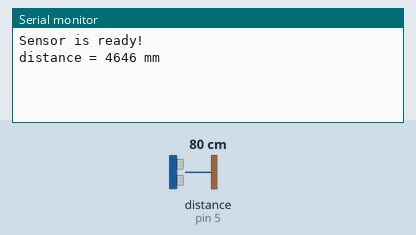
Recording of a sketch running on a simulated Arduino Uno, built with avr-gcc and run on an emulated ATmega328P. Shown: the last lines printed to the serial monitor. Wiring (inferred from the names in the program): ultrasonic range finder: trigger pin 6; echo pin 5. Inputs (shaded band) come from the test bench; at power-on: distance to the obstacle (sensor on pin 5) 80 cm. The echo pulse lasts 58.3 µs per cm.

Above: at 4.2 s.
4.3 s: distance to the obstacle (sensor on pin 5) set to 2 cm
At 4.9 s:
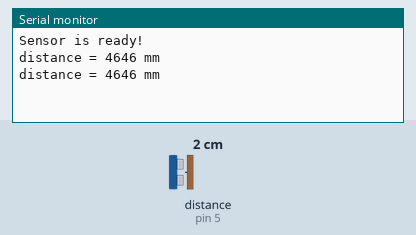
5.9 s: distance to the obstacle (sensor on pin 5) set to 4 cm
At 7.5 s:
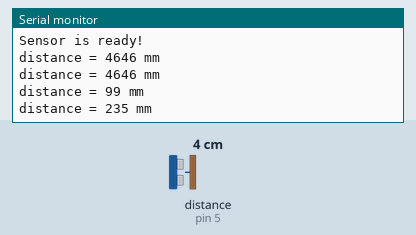
Timing chart, 0 to 9.0 s (numbered marks = the images above; inputs shaded):
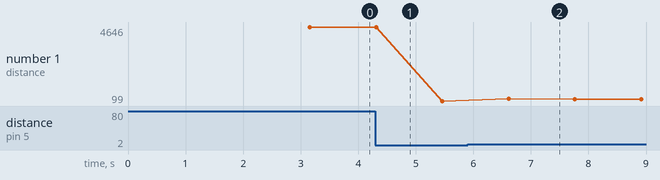

Measured:
- after the input at 5.9 s, the serial monitor: prints a new line after 0.71 s (image 2)
- plotted number 1: 4646 → 99 after the input at 4.3 s, 99 → 215 after the input at 5.9 s

The sketch:

MB7389_pulse_trigger_1.ino
```cpp
// Arduino example code for MaxBotix MB7389 HRXL-MaxSonar-WR weather resistant ultrasonic distance sensor: analog voltage output. More info: www.makerguides.com */
// Example from Maxbotix. Ran on Feather M0 using pin 5.

#define readPin 5 //
#define triggerPin 6 //

long distance = 0;
long duration = 0;

void setup() {
  pinMode(readPin, INPUT);
  pinMode(triggerPin, OUTPUT);
  digitalWrite(triggerPin, LOW);
  Serial.begin(9600);
  delay(3000);
  Serial.println("Sensor is ready!");
}

void read_sensor() {
  digitalWrite(triggerPin, HIGH);
  delayMicroseconds(20);
  digitalWrite(triggerPin, LOW);
  duration = pulseIn(readPin, HIGH);
  distance = duration; // this is silly
  delay(150); // MB7289 has 6.6hz readout so this limits
}

void print_data() {
  Serial.print("distance = ");
  Serial.print(distance);
  Serial.println(" mm");
}

void loop() {
    read_sensor();
    print_data();
    delay(1000);
}
```
